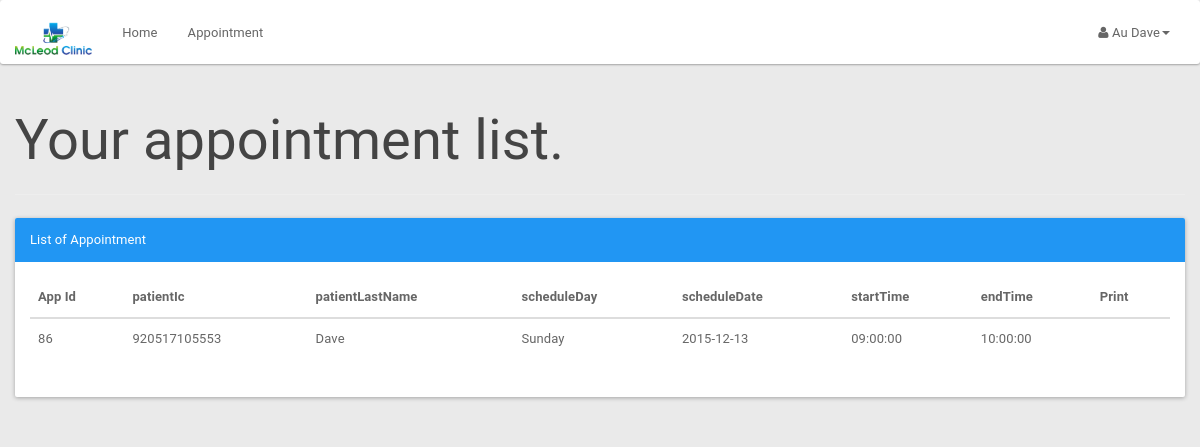
Page /patient/patientapplist.php (signed in) on the committed database.
### tables this page shows
CREATE TABLE IF NOT EXISTS `appointment` (
`appId` int(3) NOT NULL,
  `patientIc` bigint(12) NOT NULL,
  `scheduleId` int(10) NOT NULL,
  `appSymptom` varchar(100) NOT NULL,
  `appComment` varchar(100) NOT NULL,
  `status` varchar(10) NOT NULL DEFAULT 'process'
);

CREATE TABLE IF NOT EXISTS `patient` (
  `icPatient` bigint(12) NOT NULL,
  `password` varchar(20) NOT NULL,
  `patientFirstName` varchar(20) NOT NULL,
  `patientLastName` varchar(20) NOT NULL,
  `patientMaritialStatus` varchar(10) NOT NULL,
  `patientDOB` date NOT NULL,
  `patientGender` varchar(10) NOT NULL,
  `patientAddress` varchar(100) NOT NULL,
  `patientPhone` varchar(15) NOT NULL,
  `patientEmail` varchar(100) NOT NULL
);

CREATE TABLE IF NOT EXISTS `doctorschedule` (
`scheduleId` int(11) NOT NULL,
  `scheduleDate` date NOT NULL,
  `scheduleDay` varchar(15) NOT NULL,
  `startTime` time NOT NULL,
  `endTime` time NOT NULL,
  `bookAvail` varchar(10) NOT NULL
);

### patient/patientapplist.php (the view, shortened to what this page needs)
<?php
include_once '../assets/conn/dbconnect.php';
$session=$_SESSION[ 'patientSession'];
$res=mysqli_query($con, "SELECT a.*, b.*,c.* FROM patient a
	JOIN appointment b
		On a.icPatient = b.patientIc
	JOIN doctorschedule c
		On b.scheduleId=c.scheduleId
	WHERE b.patientIc ='$session'");
	$userRow=mysqli_fetch_array($res);
?>
<!DOCTYPE html>
<html>
	<head>
		<link href="assets/css/material.css" rel="stylesheet">
		<link href="assets/css/default/style.css" rel="stylesheet">
		<link href="assets/css/default/blocks.css" rcel="stylesheet">
		<link rel="stylesheet" href="assets/font-awesome/css/font-awesome.min.css" />
	</head>
	<body>
		<nav class="navbar navbar-default " role="navigation">
			<div class="container-fluid">
				<div class="navbar-header">
					<a class="navbar-brand" href="patient.php"><img alt="Brand" src="assets/img/logo.png" height="40px"></a>
				</div>
				<div class="collapse navbar-collapse" id="bs-example-navbar-collapse-1">
					<ul class="nav navbar-nav">
						<ul class="nav navbar-nav">
							<li><a href="patient.php">Home</a></li>
							<li><a href="patientapplist.php?patientId=<?php echo $userRow['icPatient']; ?>">Appointment</a></li>
						</ul>
					</ul>
					<ul class="nav navbar-nav navbar-right">
						<li class="dropdown">
							<a href="#" class="dropdown-toggle" data-toggle="dropdown"><i class="fa fa-user"></i> <?php echo $userRow['patientFirstName']; ?> <?php echo $userRow['patientLastName']; ?><b class="caret"></b></a>
						</li>
					</ul>
				</div>
			</div>
		</nav>
<?php
echo "<div class='container'>";
echo "<div class='row'>";
echo "<div class='page-header'>";
echo "<h1>Your appointment list. </h1>";
echo "</div>";
echo "<div class='panel panel-primary'>";
echo "<div class='panel-heading'>List of Appointment</div>";
echo "<div class='panel-body'>";
echo "<table class='table table-hover'>";
echo "<thead>";
echo "<tr>";
echo "<th>App Id</th>";
echo "<th>patientIc </th>";
echo "<th>patientLastName </th>";
echo "<th>scheduleDay </th>";
echo "<th>scheduleDate </th>";
echo "<th>startTime </th>";
echo "<th>endTime </th>";
echo "<th>Print </th>";
echo "</tr>";
echo "</thead>";
$res = mysqli_query($con, "SELECT a.*, b.*,c.*
		FROM patient a
		JOIN appointment b
		On a.icPatient = b.patientIc
		JOIN doctorschedule c
		On b.scheduleId=c.scheduleId
		WHERE b.patientIc ='$session'");
while ($userRow = mysqli_fetch_array($res)) {
echo "<tbody>";
echo "<tr>";
echo "<td>" . $userRow['appId'] . "</td>";
echo "<td>" . $userRow['patientIc'] . "</td>";
echo "<td>" . $userRow['patientLastName'] . "</td>";
echo "<td>" . $userRow['scheduleDay'] . "</td>";
echo "<td>" . $userRow['scheduleDate'] . "</td>";
echo "<td>" . $userRow['startTime'] . "</td>";
echo "<td>" . $userRow['endTime'] . "</td>";
echo "<td><a href='invoice.php?appid=".$userRow['appId']."' target='_blank'><span class='glyphicon glyphicon-print' aria-hidden='true'></span></a> </td>";
}
echo "</tr>";
echo "</tbody>";
echo "</table>";
?>
	</div>
</div>
</div>
</div>
</body>
</html>

### patient/assets/css/default/style.css (style rules this page uses)
body { background-color: #EAEAEA !important; }
.navbar-default .navbar-brand { color:#fff; font-size:30px; font-weight:bold; }
.navbar { margin-bottom: 0px !important; }

### rows in the picture
appointment: patientIc.patientFirstName "Au", patientIc.patientLastName "Dave", appId "86", patientIc "920517105553", scheduleId.scheduleDay "Sunday", scheduleId.scheduleDate "2015-12-13", scheduleId.startTime "09:00:00", scheduleId.endTime "10:00:00"
